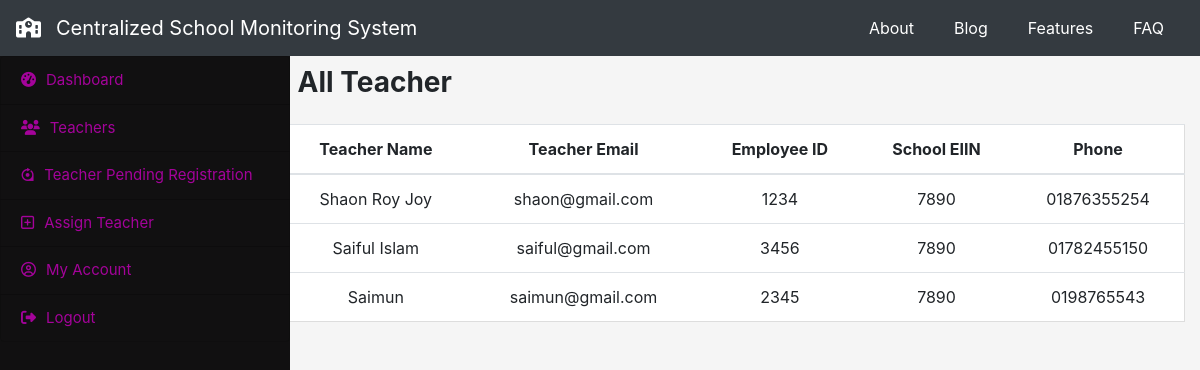
Page /headmaster/allteacher (signed in) on the committed database.
### initapp/models.py (models this page shows, shortened)
class teacher_account(models.Model):
    t_fullname = models.CharField(max_length=100, blank=False, null=False)
    t_email = models.CharField(max_length=100, blank=False, null=False)
    t_empid = models.CharField(max_length=100, primary_key=True)
    t_pass = models.CharField(max_length=50, blank=False, null=False)
    t_phone = models.CharField(max_length=50, blank=False, null=False)
    sch_eiin = models.CharField(
        max_length=25, blank=False, null=False, default=None)

### headmaster/views.py (the view)
# urls.py: path('allteacher', views.allteachers, name="allteachers"),
def allteachers(request):
    he = headmaster_account.objects.get(
        h_empid=request.session.get('headmaster_eid'))
    t_list = teacher_account.objects.filter(sch_eiin=he.sch_eiin)
    return render(request, 'headmaster/allteacher.html', {'teacher': t_list})

### headmaster/templates/headmaster/allteacher.html (shortened to what this page needs)
{% extends 'headmaster/h_base.html' %}
{% block content %}
<div>
  <h3 class="font-weight-bold mb-4 d-inline-block">All Teacher</h3>
</div>
<div class="row allteacher">
  <table class="table" style="text-align: center;">
    <thead>
      <tr>
        <th scope="col">Teacher Name</th>
        <th scope="col">Teacher Email</th>
        <th scope="col">Employee ID</th>
        <th scope="col">School EIIN</th>
        <th scope="col">Phone</th>
      </tr>
    </thead>
    <tbody>
      {% for teacher in teacher %}
      <tr>
        <td>{{ teacher.t_fullname }}</td>
        <td>{{ teacher.t_email}}</td>
        <td>{{ teacher.t_empid }}</td>
        <td>{{ teacher.sch_eiin}}</td>
        <td> {{ teacher.t_phone }}</td>
      </tr>
      {% endfor %}
    </tbody>
  </table>
</div>
{% endblock %}

### static/styles/app.css (style rules this page uses)
body { background-color: whitesmoke; @import url("https://fonts.googleapis.com/css?family=Raleway&display=swap"); @import url("https://fonts.googleapis.com/css?family=Roboto&display=swap"); }
.allteacher .table, .teacher_verify .table, .head_verify .table, .assign_tech_table .table, .tabledesign { text-align: center; border: 1px solid #ddd; background: white; }

### rows in the picture
teacher_account: t_fullname "Shaon Roy Joy", t_email "shaon@gmail.com", t_empid "1234", sch_eiin "7890", t_phone "01876355254"
teacher_account: t_fullname "Saiful Islam", t_email "saiful@gmail.com", t_empid "3456", sch_eiin "7890", t_phone "01782455150"
teacher_account: t_fullname "Saimun", t_email "saimun@gmail.com", t_empid "2345", sch_eiin "7890", t_phone "0198765543"
